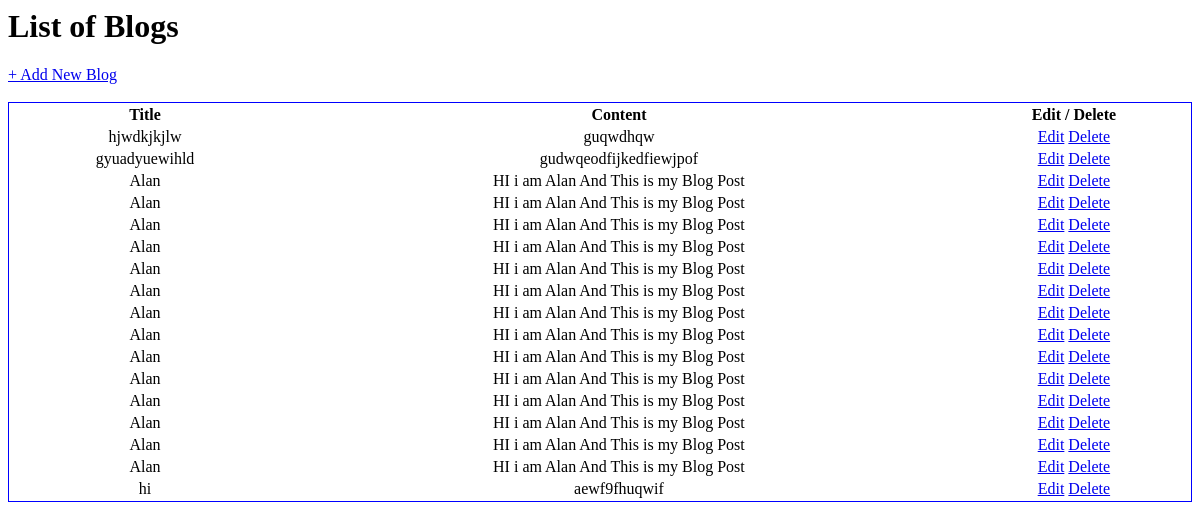
The page /list/ on the database as committed earlier.
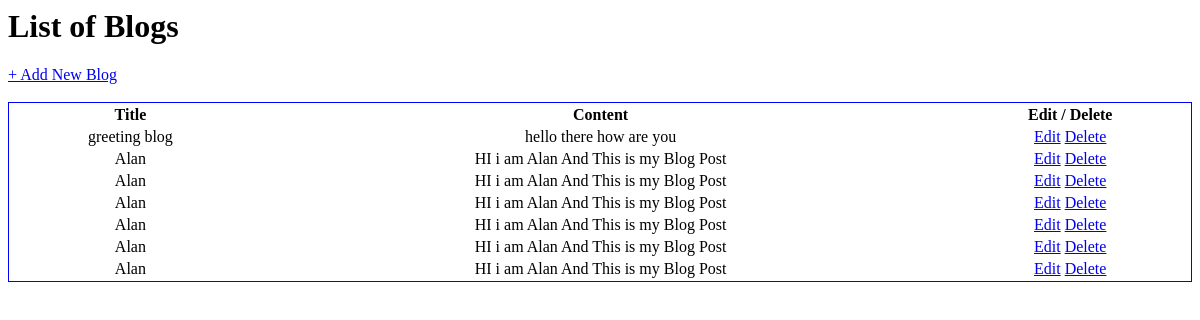
The same page on the database as committed later.
### blog1/models.py (models this page shows)
class blogInfo(models.Model):
    title=models.CharField(max_length=200)
    content=models.TextField()

### blog1/views.py (the view)
# urls.py: path('list/',views.list,name='list'),
def list(request):
    posts=blogInfo.objects.all()
    return render(request,'list.html',{'posts':posts})

### templates/list.html (shortened to what this page needs)
<h1>List of Blogs</h1>
<a href="{% url 'create' %}">+ Add New Blog</a>
<table style="width: 100%; border: 1px solid blue; text-align: center;">
  <tr >
    <th>Title</th>
    <th>Content</th>
    <th>Edit / Delete</th>
  </tr>
  {% for post in posts %}
  <tr>
    <td>{{ post.title }}</td>
    <td>{{ post.content }}</td>
    <td>
      <a href="{% url 'edit' post.id %}">Edit</a>
      <a href="{% url 'delete' post.id %}">Delete</a>
    </td>
  </tr>
  {% endfor %}
</table>

Rows that differ between the two databases and show on the page:
removed blogInfo: title "hjwdkjkjlw", content "guqwdhqw"
removed blogInfo: title "gyuadyuewihld", content "gudwqeodfijkedfiewjpof"
removed blogInfo: title "Alan", content "HI i am Alan And This is my Blog Post"
removed blogInfo: title "Alan", content "HI i am Alan And This is my Blog Post"
removed blogInfo: title "Alan", content "HI i am Alan And This is my Blog Post"
removed blogInfo: title "Alan", content "HI i am Alan And This is my Blog Post"
removed blogInfo: title "Alan", content "HI i am Alan And This is my Blog Post"
removed blogInfo: title "Alan", content "HI i am Alan And This is my Blog Post"
removed blogInfo: title "Alan", content "HI i am Alan And This is my Blog Post"
removed blogInfo: title "Alan", content "HI i am Alan And This is my Blog Post"
removed blogInfo: title "hi", content "aewf9fhuqwif"
added blogInfo: title "greeting blog", content "hello there how are you"
